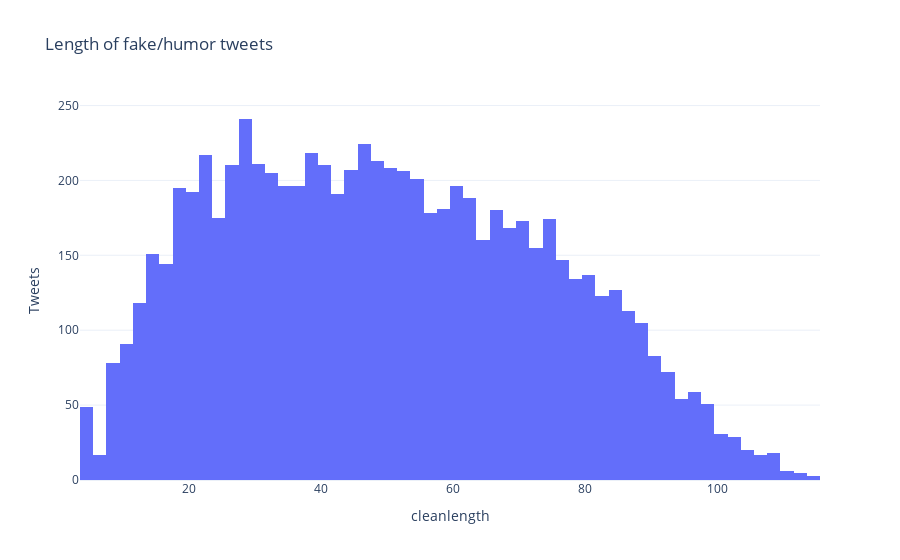

Notebook source saved alongside this figure:
### Code cell
# Look into how long are fake posts
fig = px.histogram(train_data[train_data['label'] == 1], x='cleanlength', template='plotly_white', title='Length of fake/humor tweets')
fig.update_xaxes(categoryorder='category descending', title='cleanlength').update_yaxes(title='Tweets')
fig.show()

### Figure 1 — Plotly figure (JSON) as saved in the notebook; plotly's stock layout.template omitted (floating-point values rounded to 4 significant figures; data arrays with more than 128 entries replaced by an {"elided": "..."} marker saying what was removed)
{"data": [{"alignmentgroup": "True", "bingroup": "x", "hovertemplate": "cleanlength=%{x}<br>count=%{y}<extra></extra>", "legendgroup": "", "marker": {"color": "#636efa"}, "name": "", "offsetgroup": "", "orientation": "v", "showlegend": false, "type": "histogram", "x": {"elided": "7651 int values"}, "xaxis": "x", "yaxis": "y"}], "layout": {"barmode": "relative", "legend": {"tracegroupgap": 0}, "title": {"text": "Length of fake/humor tweets"}, "xaxis": {"anchor": "y", "categoryorder": "category descending", "domain": [0, 1], "title": {"text": "cleanlength"}}, "yaxis": {"anchor": "x", "domain": [0, 1], "title": {"text": "Tweets"}}}}
